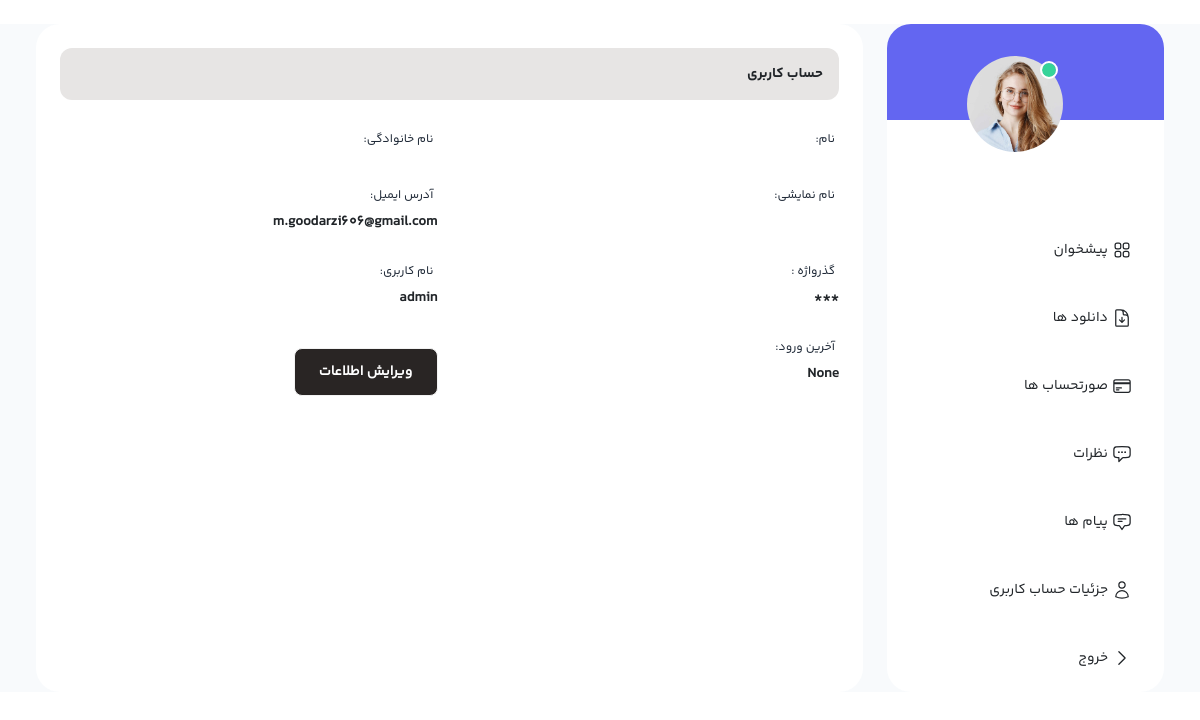
Page /accounts/profile/1/ on the earlier database version.
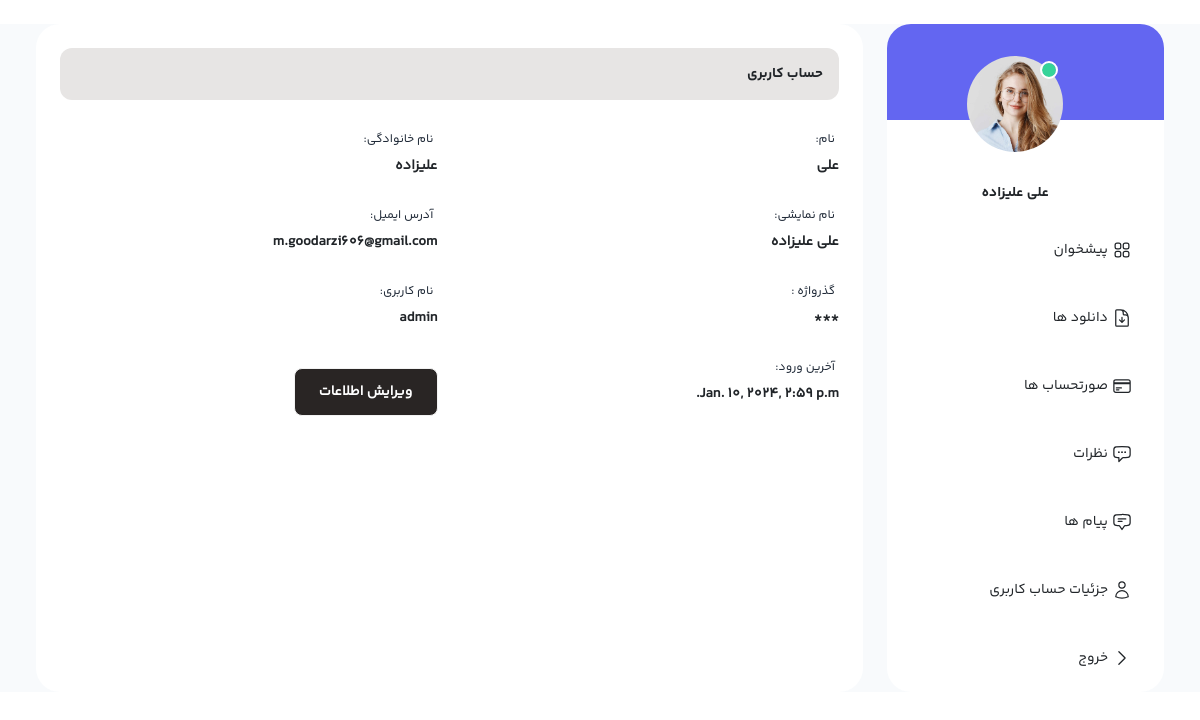
Same page on the later database version.
### accounts/models.py (models this page shows, shortened)
class Users(AbstractBaseUser, PermissionsMixin, UpdateAt, CreateAt):
    first_name = models.CharField(_('First Name'), max_length=100)
    last_name = models.CharField(_('Last Name'), max_length=100)
    email = models.EmailField(_('Email Address'), unique=True)
    is_active = models.BooleanField(_('Active'), default=False)
    is_staff = models.BooleanField(_('Staff'), default=False)
    is_deleted = models.BooleanField(_('delete user'), editable=False, default=False)
    deleted_at = models.DateTimeField(_('deleted at'), editable=False, blank=True, null=True)
    random_active_code = models.CharField(_('random active code'), max_length=72, blank=True, null=True, editable=False)
    image = models.ImageField(_('image'), upload_to='images/user/%Y/%M/%d', width_field='width_image', height_field='height_image', blank=True, null=True)
    width_image = models.IntegerField(_('width'), blank=True, null=True)
    height_image = models.IntegerField(_('height'), blank=True, null=True)
    username_validator = UnicodeUsernameValidator()
    username = models.CharField(
        _("username"),
        max_length=150,
        unique=True,
        help_text=_(
            "Required. 150 characters or fewer. Letters, digits and @/./+/-/_ only."
        ),
        validators=[username_validator],
        error_messages={
            "unique": _("A user with that username already exists."),
        },
    )
    EMAIL_FIELD = "email"
    USERNAME_FIELD = "email"
    REQUIRED_FIELDS = ["username"]
    objects = UserManager()
    soft_delete_manager = SoftDeleteManager()
    class Meta:
        verbose_name = _("user")
        verbose_name_plural = _("users")
    def get_full_name(self):
        full_name = "%s %s" % (self.first_name, self.last_name)
        return full_name.strip()

### accounts/views.py (the view)
# urls.py: path('profile/<int:pk>/', ProfileView.as_view(), name='profile'),
class ProfileView(View):
    def get(self, request, *args, **kwargs):
        profile = get_object_or_404(Users, pk=kwargs['pk'])
        return render(request, 'accounts/profile.html', {'profile': profile})

### accounts/templates/accounts/profile.html (shortened to what the changed rows need)
{% extends "base/base.html" %}
{% block content %}
<section class="px-6 mt-4">
    <div class="container mx-auto max-w-screen-2xl">
        <div class="flex gap-4">
            <div class="w-96 bg-white rounded-3xl overflow-hidden hidden lg:block">
                <div class="h-24 bg-indigo-500 relative">
                    <div class="text-center absolute right-[6.3rem]">
                        <div class="avatar online mt-8">
                            <div class="w-24 rounded-full">
                            </div>
                          </div>
                      <h1 class="text-sm font-YekanBakh-Bold mt-4">{{ profile.get_full_name }}</h1>
                    </div>
                </div>
            </div>
            <div class="bg-white p-4 lg:p-8 rounded-3xl w-full">
                <div class="p-3 bg-stone-200 rounded-xl mb-4">
                    <h1 class="text-sm font-YekanBakh-Bold">حساب کاربری</h1>
                  </div>
                  <div class="grid grid-cols-1 md:grid-cols-2 gap-4">
                    <div>
                        <label class="label">
                            <span class="label-text-alt">نام:</span>
                          </label>
                          <strong>{{ profile.first_name }}</strong>
                    </div>
                    <div>
                        <label class="label">
                            <span class="label-text-alt">نام خانوادگی:</span>
                          </label>
                          <strong>{{ profile.last_name }}</strong>
                    </div>
                    <div>
                        <label class="label">
                            <span class="label-text-alt">نام نمایشی:</span>
                          </label>
                          <strong>{{ profile.get_full_name }}</strong>
                    </div>
                    <div>
                        <label class="label">
                            <span class="label-text-alt">آدرس ایمیل:</span>
                          </label>
                          <strong>{{ profile.email }}</strong>
                    </div>
                    <div>
                        <label class="label">
                            <span class="label-text-alt"> نام کاربری:</span>
                          </label>
                          <strong>{{ profile.username }}</strong>
                    </div>
                    <div>
                      <label class="label">
                          <span class="label-text-alt"> آخرین ورود:</span>
                        </label>
                        <strong>{{ profile.last_login }}</strong>
                      </div>
                  </div>
            </div>
          </div>
      </div>
</section>
{% endblock  %}

Differences in the rows shown:
changed Users "m.goodarzi606@gmail.com": get_full_name (not shown) → "علی علیزاده"; first_name (not shown) → "علی"; last_name (not shown) → "علیزاده"; last_login "None" → "Jan. 10, 2024, 2:59 p.m."
